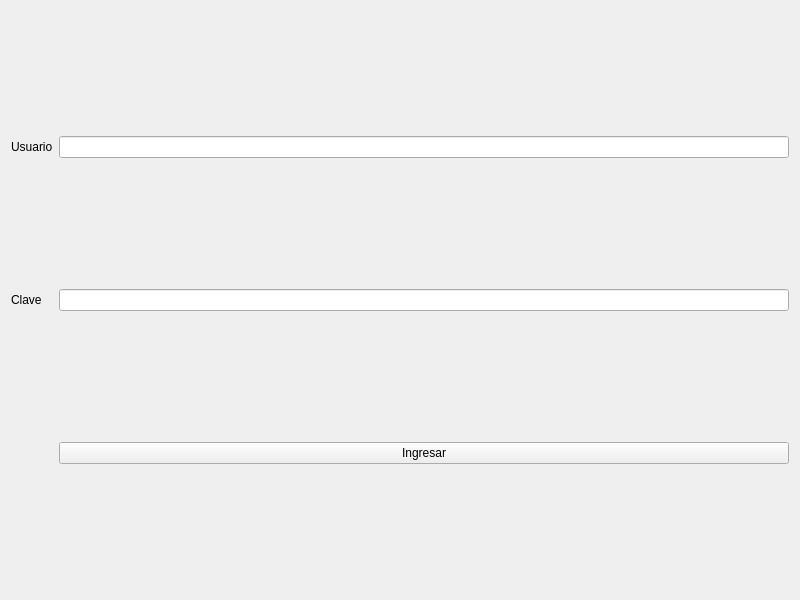
<?xml version="1.0" encoding="UTF-8"?>
<ui version="4.0">
 <class>Login</class>
 <widget class="QWidget" name="Login">
  <property name="geometry">
   <rect>
    <x>0</x>
    <y>0</y>
    <width>800</width>
    <height>600</height>
   </rect>
  </property>
  <property name="windowTitle">
   <string>Login</string>
  </property>
  <layout class="QGridLayout" name="gridLayout">
   <item row="0" column="0">
    <widget class="QLabel" name="lUsuario">
     <property name="text">
      <string>Usuario</string>
     </property>
    </widget>
   </item>
   <item row="0" column="1">
    <widget class="QLineEdit" name="leUsuario"/>
   </item>
   <item row="1" column="0">
    <widget class="QLabel" name="lClave">
     <property name="text">
      <string>Clave</string>
     </property>
    </widget>
   </item>
   <item row="1" column="1">
    <widget class="QLineEdit" name="leClave">
     <property name="echoMode">
      <enum>QLineEdit::EchoMode::Password</enum>
     </property>
    </widget>
   </item>
   <item row="2" column="1">
    <widget class="QPushButton" name="pbIngresar">
     <property name="text">
      <string>Ingresar</string>
     </property>
    </widget>
   </item>
  </layout>
 </widget>
 <resources/>
 <connections/>
</ui>
